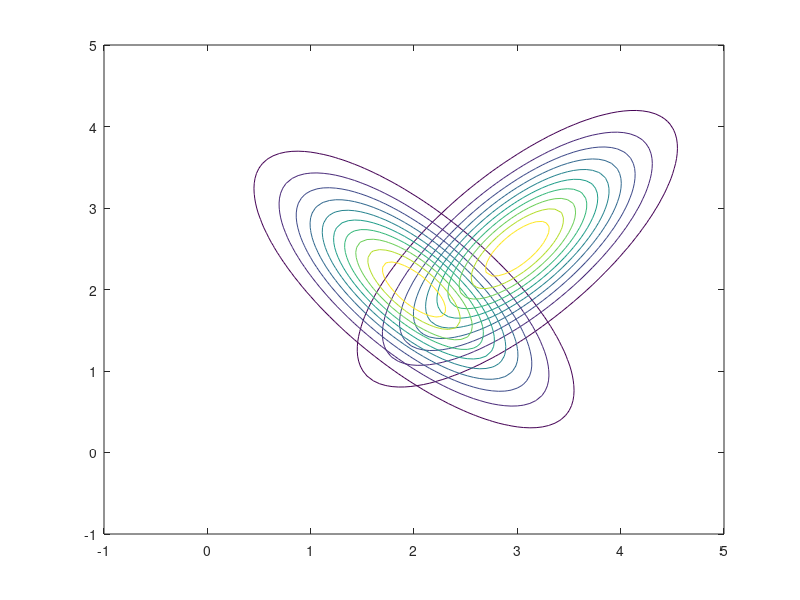

The MATLAB script that drew this image:
## https://de.mathworks.com/help/stats/multivariate-normal-distribution.html
## https://de.mathworks.com/help/stats/mvnrnd.html
## https://de.mathworks.com/help/stats/mvnpdf.html
## https://de.mathworks.com/help/stats/mvncdf.html
## https://octave.sourceforge.io/statistics/function/mvnpdf.html
## https://octave.sourceforge.io/statistics/function/mvncdf.html
## Sigmas: [1.0 0.5; 0.5 1.0], [1, 0.1; 0.1, 0.5], [0.25 0.3; 0.3 1], [0.9 0.4; 0.4 0.3], [1 1.5; 1.5 3]
## [cov (spread) x-axis, rotation; rotation, cov (spread) y-axis] <- must be symmertric i.e. rotation must be equal
## rotation can be negative
## Geometrix Interpretation: https://www.visiondummy.com/2014/04/geometric-interpretation-covariance-matrix/
function expmax
  mu1 = [2 2];
  sigma1 = [5 -4; -4 6] / 10;
  
  mu2 = [3 2.5];
  sigma2 = [5 4; 4 6] / 10;

  [X, Y] = meshgrid (linspace (-1, 5, 100));
  XY = [X(:) Y(:)];
  Z1 = mvnpdf (XY, mu1, sigma1);
  Z1 = reshape (Z1, size (X));
  # contour (X, Y, Z1);
  
  Z2 = mvnpdf (XY, mu2, sigma2);
  Z2 = reshape (Z2, size (X));
  contour ([X X], [Y Y], [Z1 Z2]);
endfunction
